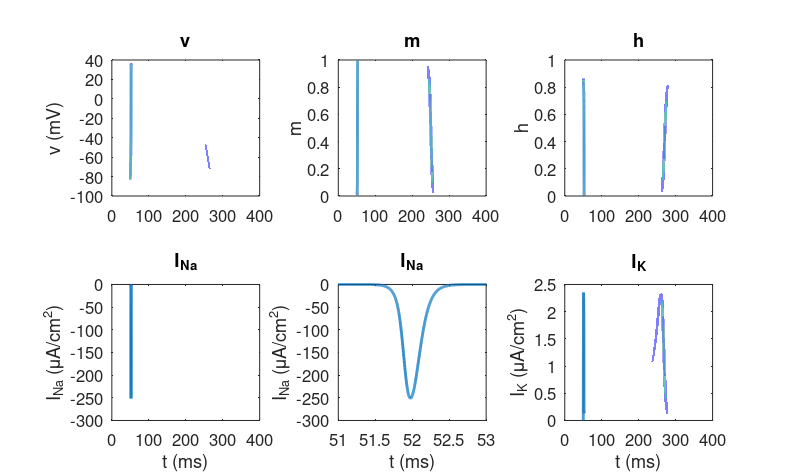

Here is the MATLAB script that generated this plot:
% Solve the equations of the parsimonious ventricular rabbit model using 
% an expicit numerical scheme
clear all

% Set up parameters
Cm = 1;        % uF/cm^2
g_Na = 11;     % mS/cm^2
g_K = 0.3;     % mS/cm^2
v_Na = 65;     % mV
v_K = -83;     % mV
b = 0.047;     % 1/mV
Em = -41;      km = -4;    
Eh = -74.9;    kh = 4.4;    tau_h_0 = 6.8;    delta_h = 0.8;

% Stimulation parameters
t_stim = 50;
d_stim = 2;
a_stim = -25;

% Define currents
I_Na = @(v, m, h) g_Na.*m.^3.*h.*(v-v_Na);
I_K = @(v) g_K.*exp(-b*(v-v_K)).*(v-v_K);
I_stim = @(t) a_stim*(t >= t_stim).*(t <= t_stim + d_stim);

% Define rate constants
m_inf = @(v) 1./(1+exp((v-Em)/km));
tau_m = @(v) 0.12;
h_inf = @(v) 1./(1+exp((v-Eh)/kh));
tau_h = @(v) 2*tau_h_0*exp(delta_h*(v-Eh)/kh)./(1+exp((v-Eh)/kh));

% Set up discrerization
T = 400;          % Total simulation time (in ms)
dt = 0.001;       % Time step (in ms)
N = round(T/dt);  % Number of time steps
t = (0:dt:T);     % Time vector

% Set up solution vectors
v = zeros(N+1, 1);
m = zeros(N+1, 1);
h = zeros(N+1, 1);

% Define initial conditions
v(1) = -83;
m(1) = 0;
h(1) = 0.9;

% Explicit numerical scheme
for n=1:N
    v(n+1) = v(n) - (dt/Cm)*(I_Na(v(n),m(n),h(n)) + I_K(v(n)) + I_stim(t(n)));
    m(n+1) = m(n) + dt*((m_inf(v(n))-m(n))/tau_m(v(n)));
    h(n+1) = h(n) + dt*((h_inf(v(n))-h(n))/tau_h(v(n)));
end

% Set up figure and plot the solution
figure('Units','centimeters', 'Position', [10 10 20 12], ...
    'PaperPositionMode', 'auto', 'PaperUnits', 'centimeters', ...
    'PaperSize', [17.2, 12])
subplot(2,3,1)
plot(t, v, 'linewidth', 2)
set(gca, 'fontsize', 12)
title('v')
ylabel('v (mV)')

subplot(2,3,2)
plot(t, m, 'linewidth', 2)
set(gca, 'fontsize', 12)
title('m')
ylabel('m')
ylim([0, 1])

subplot(2,3,3)
plot(t, h, 'linewidth', 2)
set(gca, 'fontsize', 12)
title('h')
ylabel('h')
ylim([0, 1])

subplot(2,3,4)
plot(t, I_Na(v, m, h), 'linewidth', 2)
set(gca, 'fontsize', 12)
title('I_{Na}')
ylabel('I_{Na} (\muA/cm^2)')
xlabel('t (ms)')

subplot(2,3,5)
plot(t, I_Na(v, m, h), 'linewidth', 2)
set(gca, 'fontsize', 12)
title('I_{Na}')
ylabel('I_{Na} (\muA/cm^2)')
xlabel('t (ms)')
xlim([51, 53])


subplot(2,3,6)
plot(t, I_K(v), 'linewidth', 2)
set(gca, 'fontsize', 12)
title('I_{K}')
ylabel('I_{K} (\muA/cm^2)')
xlabel('t (ms)')

% Save figure
print('-dpdf', '../Figures/Ch8_Fig3.4df')


